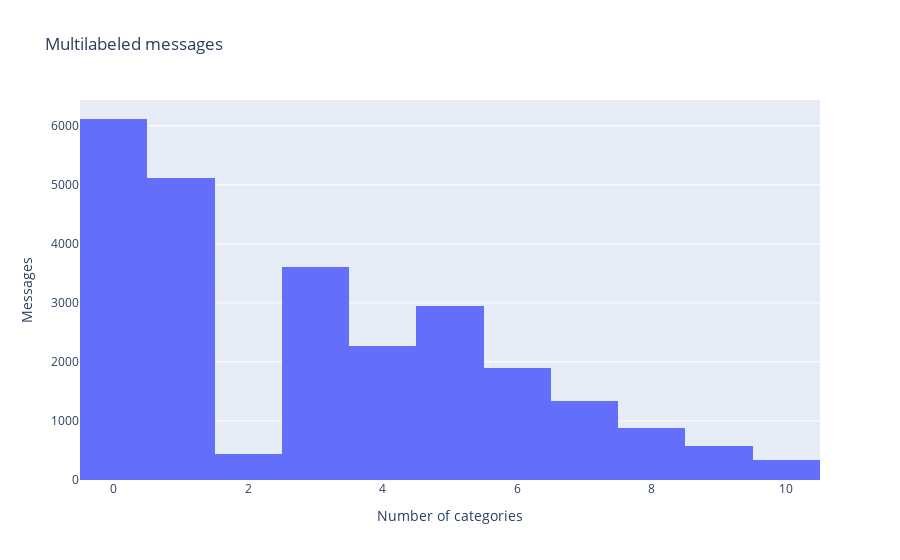

Source (notebook cell):
### Code cell
cats_per_sample = y.sum(axis=1)
cats_per_sample[cats_per_sample <= 10]

go.Figure([
    go.Histogram(x=cats_per_sample[cats_per_sample <= 10])
], layout={
    'title': 'Multilabeled messages', 
    'yaxis': {
        'title': 'Messages'
        },
    'xaxis': {
        'title': 'Number of categories'
        }
    })

### Figure 1 — Plotly figure (JSON) as saved in the notebook; plotly's stock layout.template omitted (floating-point values rounded to 4 significant figures; data arrays with more than 128 entries replaced by an {"elided": "..."} marker saying what was removed)
{"data": [{"type": "histogram", "x": {"elided": "25539 int values"}}], "layout": {"title": {"text": "Multilabeled messages"}, "xaxis": {"title": {"text": "Number of categories"}}, "yaxis": {"title": {"text": "Messages"}}}}
